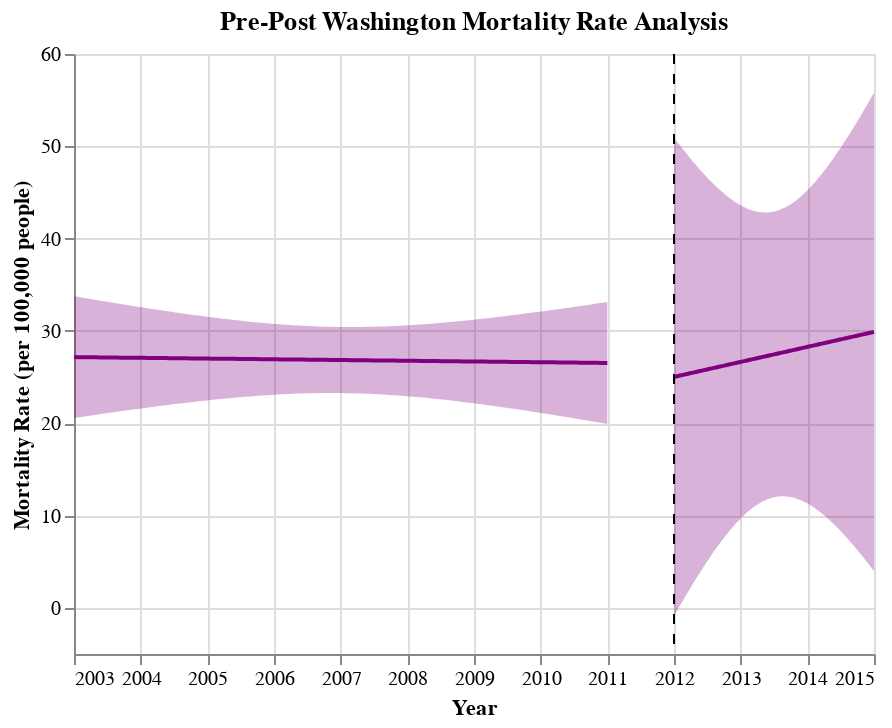

Notebook source saved alongside this figure:
### Code cell
fit, reg_chart_pre_WA = get_reg_fit_WA(
    death_data_WA_subset_grouped_pre, 
    yvar="average_deaths_state", 
    xvar="YEAR", 
    alpha=0.05
)

fit, reg_chart_post_WA = get_reg_fit_WA(
    death_data_WA_subset_grouped_post, 
    yvar="average_deaths_state", 
    xvar="YEAR", 
    alpha=0.05
)

line_2012 = alt.Chart(pd.DataFrame({'x': [2012]})).mark_rule(strokeDash=[5, 5]).encode(x='x')

pre_post_WA = reg_chart_pre_WA + reg_chart_post_WA + line_2012
pre_post_WA.properties(title="Pre-Post Washington Mortality Rate Analysis")

### Figure 1 — Vega-Lite specification as saved in the notebook (floating-point values rounded to 4 significant figures)
{"config": {"view": {"continuousWidth": 400, "continuousHeight": 300}}, "layer": [{"mark": {"type": "errorband", "color": "purple"}, "encoding": {"x": {"field": "YEAR", "type": "quantitative"}, "y": {"field": "ci_low", "title": "", "type": "quantitative"}, "y2": {"field": "ci_high"}}}, {"mark": {"type": "line", "color": "purple"}, "encoding": {"x": {"axis": {"format": "T", "title": "Year"}, "field": "YEAR", "scale": {"zero": false}, "type": "quantitative"}, "y": {"field": "average_deaths_state", "scale": {"zero": false}, "title": "Mortality Rate (per 100,000 people)", "type": "quantitative"}}}, {"layer": [{"mark": {"type": "errorband", "color": "purple"}, "encoding": {"x": {"field": "YEAR", "type": "quantitative"}, "y": {"field": "ci_low", "title": "", "type": "quantitative"}, "y2": {"field": "ci_high"}}}, {"mark": {"type": "line", "color": "purple"}, "encoding": {"x": {"axis": {"format": "T", "title": "Year"}, "field": "YEAR", "scale": {"zero": false}, "type": "quantitative"}, "y": {"field": "average_deaths_state", "scale": {"zero": false}, "title": "Mortality Rate (per 100,000 people)", "type": "quantitative"}}}], "data": {"name": "data-74f53a68ebaa7c6ce46f77f12109f324"}}, {"data": {"name": "data-093671e60d609957934f7032375c92d9"}, "mark": {"type": "rule", "strokeDash": [5, 5]}, "encoding": {"x": {"field": "x", "type": "quantitative"}}}], "data": {"name": "data-f476636f176082b6d27c36fa983affc8"}, "title": "Pre-Post Washington Mortality Rate Analysis", "$schema": "https://vega.github.io/schema/vega-lite/v4.17.0.json", "datasets": {"data-f476636f176082b6d27c36fa983affc8": [{"YEAR": 2003.0, "average_deaths_state": 27.16, "ci_low": 20.56, "ci_high": 33.77}, {"YEAR": 2003.0, "average_deaths_state": 27.16, "ci_low": 20.65, "ci_high": 33.67}, {"YEAR": 2003.0, "average_deaths_state": 27.15, "ci_low": 20.73, "ci_high": 33.57}, {"YEAR": 2003.0, "average_deaths_state": 27.14, "ci_low": 20.82, "ci_high": 33.47}, {"YEAR": 2003.0, "average_deaths_state": 27.14, "ci_low": 20.9, "ci_high": 33.37}, {"YEAR": 2003.0, "average_deaths_state": 27.13, "ci_low": 20.99, "ci_high": 33.28}, {"YEAR": 2003.0, "average_deaths_state": 27.12, "ci_low": 21.07, "ci_high": 33.18}, {"YEAR": 2004.0, "average_deaths_state": 27.12, "ci_low": 21.15, "ci_high": 33.08}, {"YEAR": 2004.0, "average_deaths_state": 27.11, "ci_low": 21.23, "ci_high": 32.99}, {"YEAR": 2004.0, "average_deaths_state": 27.11, "ci_low": 21.32, "ci_high": 32.9}, {"YEAR": 2004.0, "average_deaths_state": 27.1, "ci_low": 21.4, "ci_high": 32.8}, {"YEAR": 2004.0, "average_deaths_state": 27.09, "ci_low": 21.48, "ci_high": 32.71}, {"YEAR": 2004.0, "average_deaths_state": 27.09, "ci_low": 21.55, "ci_high": 32.62}, {"YEAR": 2004.0, "average_deaths_state": 27.08, "ci_low": 21.63, "ci_high": 32.53}, {"YEAR": 2004.0, "average_deaths_state": 27.07, "ci_low": 21.71, "ci_high": 32.44}, {"YEAR": 2004.0, "average_deaths_state": 27.07, "ci_low": 21.79, "ci_high": 32.35}, {"YEAR": 2004.0, "average_deaths_state": 27.06, "ci_low": 21.86, "ci_high": 32.26}, {"YEAR": 2004.0, "average_deaths_state": 27.06, "ci_low": 21.93, "ci_high": 32.18}, {"YEAR": 2004.0, "average_deaths_state": 27.05, "ci_low": 22.01, "ci_high": 32.09}, {"YEAR": 2005.0, "average_deaths_state": 27.04, "ci_low": 22.08, "ci_high": 32.01}, {"YEAR": 2005.0, "average_deaths_state": 27.04, "ci_low": 22.15, "ci_high": 31.93}, {"YEAR": 2005.0, "average_deaths_state": 27.03, "ci_low": 22.22, "ci_high": 31.84}, {"YEAR": 2005.0, "average_deaths_state": 27.02, "ci_low": 22.28, "ci_high": 31.76}, {"YEAR": 2005.0, "average_deaths_state": 27.02, "ci_low": 22.35, "ci_high": 31.69}, {"YEAR": 2005.0, "average_deaths_state": 27.01, "ci_low": 22.41, "ci_high": 31.61}, {"YEAR": 2005.0, "average_deaths_state": 27.0, "ci_low": 22.47, "ci_high": 31.53}, {"YEAR": 2005.0, "average_deaths_state": 27.0, "ci_low": 22.54, "ci_high": 31.46}, {"YEAR": 2005.0, "average_deaths_state": 26.99, "ci_low": 22.59, "ci_high": 31.39}, {"YEAR": 2005.0, "average_deaths_state": 26.99, "ci_low": 22.65, "ci_high": 31.32}, {"YEAR": 2005.0, "average_deaths_state": 26.98, "ci_low": 22.71, "ci_high": 31.25}, {"YEAR": 2005.0, "average_deaths_state": 26.97, "ci_low": 22.76, "ci_high": 31.19}, {"YEAR": 2005.0, "average_deaths_state": 26.97, "ci_low": 22.81, "ci_high": 31.12}, {"YEAR": 2006.0, "average_deaths_state": 26.96, "ci_low": 22.86, "ci_high": 31.06}, {"YEAR": 2006.0, "average_deaths_state": 26.95, "ci_low": 22.91, "ci_high": 31.0}, {"YEAR": 2006.0, "average_deaths_state": 26.95, "ci_low": 22.95, "ci_high": 30.94}, {"YEAR": 2006.0, "average_deaths_state": 26.94, "ci_low": 22.99, "ci_high": 30.89}, {"YEAR": 2006.0, "average_deaths_state": 26.93, "ci_low": 23.03, "ci_high": 30.84}, {"YEAR": 2006.0, "average_deaths_state": 26.93, "ci_low": 23.07, "ci_high": 30.79}, {"YEAR": 2006.0, "average_deaths_state": 26.92, "ci_low": 23.1, "ci_high": 30.74}, {"YEAR": 2006.0, "average_deaths_state": 26.92, "ci_low": 23.13, "ci_high": 30.7}, {"YEAR": 2006.0, "average_deaths_state": 26.91, "ci_low": 23.16, "ci_high": 30.66}, {"YEAR": 2006.0, "average_deaths_state": 26.9, "ci_low": 23.19, "ci_high": 30.62}, {"YEAR": 2006.0, "average_deaths_state": 26.9, "ci_low": 23.21, "ci_high": 30.59}, {"YEAR": 2006.0, "average_deaths_state": 26.89, "ci_low": 23.23, "ci_high": 30.56}, {"YEAR": 2007.0, "average_deaths_state": 26.88, "ci_low": 23.24, "ci_high": 30.53}, {"YEAR": 2007.0, "average_deaths_state": 26.88, "ci_low": 23.25, "ci_high": 30.5}, {"YEAR": 2007.0, "average_deaths_state": 26.87, "ci_low": 23.26, "ci_high": 30.48}, {"YEAR": 2007.0, "average_deaths_state": 26.87, "ci_low": 23.27, "ci_high": 30.46}, {"YEAR": 2007.0, "average_deaths_state": 26.86, "ci_low": 23.27, "ci_high": 30.45}, {"YEAR": 2007.0, "average_deaths_state": 26.85, "ci_low": 23.27, "ci_high": 30.44}, {"YEAR": 2007.0, "average_deaths_state": 26.85, "ci_low": 23.27, "ci_high": 30.43}, {"YEAR": 2007.0, "average_deaths_state": 26.84, "ci_low": 23.26, "ci_high": 30.42}, {"YEAR": 2007.0, "average_deaths_state": 26.83, "ci_low": 23.25, "ci_high": 30.42}, {"YEAR": 2007.0, "average_deaths_state": 26.83, "ci_low": 23.23, "ci_high": 30.42}, {"YEAR": 2007.0, "average_deaths_state": 26.82, "ci_low": 23.21, "ci_high": 30.43}, {"YEAR": 2007.0, "average_deaths_state": 26.81, "ci_low": 23.19, "ci_high": 30.44}, {"YEAR": 2007.0, "average_deaths_state": 26.81, "ci_low": 23.17, "ci_high": 30.45}, {"YEAR": 2008.0, "average_deaths_state": 26.8, "ci_low": 23.14, "ci_high": 30.47}, {"YEAR": 2008.0, "average_deaths_state": 26.8, "ci_low": 23.11, "ci_high": 30.49}, {"YEAR": 2008.0, "average_deaths_state": 26.79, "ci_low": 23.07, "ci_high": 30.51}, {"YEAR": 2008.0, "average_deaths_state": 26.78, "ci_low": 23.03, "ci_high": 30.53}, {"YEAR": 2008.0, "average_deaths_state": 26.78, "ci_low": 22.99, "ci_high": 30.56}, {"YEAR": 2008.0, "average_deaths_state": 26.77, "ci_low": 22.95, "ci_high": 30.59}, {"YEAR": 2008.0, "average_deaths_state": 26.76, "ci_low": 22.9, "ci_high": 30.62}, {"YEAR": 2008.0, "average_deaths_state": 26.76, "ci_low": 22.85, "ci_high": 30.66}, {"YEAR": 2008.0, "average_deaths_state": 26.75, "ci_low": 22.8, "ci_high": 30.7}, {"YEAR": 2008.0, "average_deaths_state": 26.75, "ci_low": 22.75, "ci_high": 30.74}, {"YEAR": 2008.0, "average_deaths_state": 26.74, "ci_low": 22.69, "ci_high": 30.79}, {"YEAR": 2008.0, "average_deaths_state": 26.73, "ci_low": 22.63, "ci_high": 30.83}, {"YEAR": 2009.0, "average_deaths_state": 26.73, "ci_low": 22.57, "ci_high": 30.88}, {"YEAR": 2009.0, "average_deaths_state": 26.72, "ci_low": 22.51, "ci_high": 30.93}, {"YEAR": 2009.0, "average_deaths_state": 26.71, "ci_low": 22.44, "ci_high": 30.99}, {"YEAR": 2009.0, "average_deaths_state": 26.71, "ci_low": 22.37, "ci_high": 31.04}, {"YEAR": 2009.0, "average_deaths_state": 26.7, "ci_low": 22.3, "ci_high": 31.1}, {"YEAR": 2009.0, "average_deaths_state": 26.69, "ci_low": 22.23, "ci_high": 31.16}, {"YEAR": 2009.0, "average_deaths_state": 26.69, "ci_low": 22.16, "ci_high": 31.22}, {"YEAR": 2009.0, "average_deaths_state": 26.68, "ci_low": 22.08, "ci_high": 31.28}, {"YEAR": 2009.0, "average_deaths_state": 26.68, "ci_low": 22.01, "ci_high": 31.34}, {"YEAR": 2009.0, "average_deaths_state": 26.67, "ci_low": 21.93, "ci_high": 31.41}, {"YEAR": 2009.0, "average_deaths_state": 26.66, "ci_low": 21.85, "ci_high": 31.48}, {"YEAR": 2009.0, "average_deaths_state": 26.66, "ci_low": 21.77, "ci_high": 31.55}, {"YEAR": 2009.0, "average_deaths_state": 26.65, "ci_low": 21.68, "ci_high": 31.62}, {"YEAR": 2010.0, "average_deaths_state": 26.64, "ci_low": 21.6, "ci_high": 31.69}, {"YEAR": 2010.0, "average_deaths_state": 26.64, "ci_low": 21.52, "ci_high": 31.76}, {"YEAR": 2010.0, "average_deaths_state": 26.63, "ci_low": 21.43, "ci_high": 31.83}, {"YEAR": 2010.0, "average_deaths_state": 26.62, "ci_low": 21.34, "ci_high": 31.91}, {"YEAR": 2010.0, "average_deaths_state": 26.62, "ci_low": 21.25, "ci_high": 31.98}, {"YEAR": 2010.0, "average_deaths_state": 26.61, "ci_low": 21.16, "ci_high": 32.06}, {"YEAR": 2010.0, "average_deaths_state": 26.61, "ci_low": 21.07, "ci_high": 32.14}, {"YEAR": 2010.0, "average_deaths_state": 26.6, "ci_low": 20.98, "ci_high": 32.22}, {"YEAR": 2010.0, "average_deaths_state": 26.59, "ci_low": 20.89, "ci_high": 32.3}, {"YEAR": 2010.0, "average_deaths_state": 26.59, "ci_low": 20.8, "ci_high": 32.38}, {"YEAR": 2010.0, "average_deaths_state": 26.58, "ci_low": 20.7, "ci_high": 32.46}, {"YEAR": 2010.0, "average_deaths_state": 26.57, "ci_low": 20.61, "ci_high": 32.54}, {"YEAR": 2011.0, "average_deaths_state": 26.57, "ci_low": 20.51, "ci_high": 32.62}, {"YEAR": 2011.0, "average_deaths_state": 26.56, "ci_low": 20.42, "ci_high": 32.71}, {"YEAR": 2011.0, "average_deaths_state": 26.56, "ci_low": 20.32, "ci_high": 32.79}, {"YEAR": 2011.0, "average_deaths_state": 26.55, "ci_low": 20.22, "ci_high": 32.88}, {"YEAR": 2011.0, "average_deaths_state": 26.54, "ci_low": 20.12, "ci_high": 32.96}, {"YEAR": 2011.0, "average_deaths_state": 26.54, "ci_low": 20.03, "ci_high": 33.05}, {"YEAR": 2011.0, "average_deaths_state": 26.53, "ci_low": 19.93, "ci_high": 33.13}], "data-74f53a68ebaa7c6ce46f77f12109f324": [{"YEAR": 2012.0, "average_deaths_state": 25.02, "ci_low": -0.8888, "ci_high": 50.92}, {"YEAR": 2012.0, "average_deaths_state": 25.07, "ci_low": -0.5082, "ci_high": 50.64}, {"YEAR": 2012.0, "average_deaths_state": 25.11, "ci_low": -0.13, "ci_high": 50.36}, {"YEAR": 2012.0, "average_deaths_state": 25.16, "ci_low": 0.2456, "ci_high": 50.08}, {"YEAR": 2012.0, "average_deaths_state": 25.21, "ci_low": 0.6186, "ci_high": 49.81}, {"YEAR": 2012.0, "average_deaths_state": 25.26, "ci_low": 0.9888, "ci_high": 49.53}, {"YEAR": 2012.0, "average_deaths_state": 25.31, "ci_low": 1.356, "ci_high": 49.26}, {"YEAR": 2012.0, "average_deaths_state": 25.36, "ci_low": 1.72, "ci_high": 49.0}, {"YEAR": 2012.0, "average_deaths_state": 25.41, "ci_low": 2.081, "ci_high": 48.73}, {"YEAR": 2012.0, "average_deaths_state": 25.46, "ci_low": 2.439, "ci_high": 48.47}, {"YEAR": 2012.0, "average_deaths_state": 25.51, "ci_low": 2.794, "ci_high": 48.22}, {"YEAR": 2012.0, "average_deaths_state": 25.55, "ci_low": 3.145, "ci_high": 47.96}, {"YEAR": 2012.0, "average_deaths_state": 25.6, "ci_low": 3.492, "ci_high": 47.71}, {"YEAR": 2012.0, "average_deaths_state": 25.65, "ci_low": 3.835, "ci_high": 47.47}, {"YEAR": 2012.0, "average_deaths_state": 25.7, "ci_low": 4.175, "ci_high": 47.23}, {"YEAR": 2012.0, "average_deaths_state": 25.75, "ci_low": 4.51, "ci_high": 46.99}, {"YEAR": 2012.0, "average_deaths_state": 25.8, "ci_low": 4.841, "ci_high": 46.75}, {"YEAR": 2013.0, "average_deaths_state": 25.85, "ci_low": 5.168, "ci_high": 46.53}, {"YEAR": 2013.0, "average_deaths_state": 25.9, "ci_low": 5.49, "ci_high": 46.3}, {"YEAR": 2013.0, "average_deaths_state": 25.94, "ci_low": 5.807, "ci_high": 46.08}, {"YEAR": 2013.0, "average_deaths_state": 25.99, "ci_low": 6.118, "ci_high": 45.87}, {"YEAR": 2013.0, "average_deaths_state": 26.04, "ci_low": 6.425, "ci_high": 45.66}, {"YEAR": 2013.0, "average_deaths_state": 26.09, "ci_low": 6.726, "ci_high": 45.46}, {"YEAR": 2013.0, "average_deaths_state": 26.14, "ci_low": 7.022, "ci_high": 45.26}, {"YEAR": 2013.0, "average_deaths_state": 26.19, "ci_low": 7.311, "ci_high": 45.07}, {"YEAR": 2013.0, "average_deaths_state": 26.24, "ci_low": 7.594, "ci_high": 44.88}, {"YEAR": 2013.0, "average_deaths_state": 26.29, "ci_low": 7.871, "ci_high": 44.7}, {"YEAR": 2013.0, "average_deaths_state": 26.33, "ci_low": 8.142, "ci_high": 44.53}, {"YEAR": 2013.0, "average_deaths_state": 26.38, "ci_low": 8.405, "ci_high": 44.36}, {"YEAR": 2013.0, "average_deaths_state": 26.43, "ci_low": 8.662, "ci_high": 44.2}, {"YEAR": 2013.0, "average_deaths_state": 26.48, "ci_low": 8.911, "ci_high": 44.05}, {"YEAR": 2013.0, "average_deaths_state": 26.53, "ci_low": 9.152, "ci_high": 43.91}, {"YEAR": 2013.0, "average_deaths_state": 26.58, "ci_low": 9.386, "ci_high": 43.77}, {"YEAR": 2013.0, "average_deaths_state": 26.63, "ci_low": 9.611, "ci_high": 43.64}, {"YEAR": 2013.0, "average_deaths_state": 26.68, "ci_low": 9.828, "ci_high": 43.52}, {"YEAR": 2013.0, "average_deaths_state": 26.73, "ci_low": 10.04, "ci_high": 43.41}, {"YEAR": 2013.0, "average_deaths_state": 26.77, "ci_low": 10.24, "ci_high": 43.31}, {"YEAR": 2013.0, "average_deaths_state": 26.82, "ci_low": 10.43, "ci_high": 43.22}, {"YEAR": 2013.0, "average_deaths_state": 26.87, "ci_low": 10.61, "ci_high": 43.14}, {"YEAR": 2013.0, "average_deaths_state": 26.92, "ci_low": 10.78, "ci_high": 43.06}, {"YEAR": 2013.0, "average_deaths_state": 26.97, "ci_low": 10.94, "ci_high": 43.0}, {"YEAR": 2013.0, "average_deaths_state": 27.02, "ci_low": 11.09, "ci_high": 42.94}, {"YEAR": 2013.0, "average_deaths_state": 27.07, "ci_low": 11.23, "ci_high": 42.9}, {"YEAR": 2013.0, "average_deaths_state": 27.12, "ci_low": 11.36, "ci_high": 42.87}, {"YEAR": 2013.0, "average_deaths_state": 27.16, "ci_low": 11.48, "ci_high": 42.85}, {"YEAR": 2013.0, "average_deaths_state": 27.21, "ci_low": 11.59, "ci_high": 42.83}, {"YEAR": 2013.0, "average_deaths_state": 27.26, "ci_low": 11.69, "ci_high": 42.83}, {"YEAR": 2013.0, "average_deaths_state": 27.31, "ci_low": 11.78, "ci_high": 42.84}, {"YEAR": 2013.0, "average_deaths_state": 27.36, "ci_low": 11.86, "ci_high": 42.86}, {"YEAR": 2013.0, "average_deaths_state": 27.41, "ci_low": 11.92, "ci_high": 42.9}, {"YEAR": 2013.0, "average_deaths_state": 27.46, "ci_low": 11.98, "ci_high": 42.94}, {"YEAR": 2014.0, "average_deaths_state": 27.51, "ci_low": 12.02, "ci_high": 42.99}, {"YEAR": 2014.0, "average_deaths_state": 27.55, "ci_low": 12.05, "ci_high": 43.06}, {"YEAR": 2014.0, "average_deaths_state": 27.6, "ci_low": 12.07, "ci_high": 43.14}, {"YEAR": 2014.0, "average_deaths_state": 27.65, "ci_low": 12.08, "ci_high": 43.22}, {"YEAR": 2014.0, "average_deaths_state": 27.7, "ci_low": 12.08, "ci_high": 43.32}, {"YEAR": 2014.0, "average_deaths_state": 27.75, "ci_low": 12.07, "ci_high": 43.43}, {"YEAR": 2014.0, "average_deaths_state": 27.8, "ci_low": 12.05, "ci_high": 43.55}, {"YEAR": 2014.0, "average_deaths_state": 27.85, "ci_low": 12.01, "ci_high": 43.68}, {"YEAR": 2014.0, "average_deaths_state": 27.9, "ci_low": 11.97, "ci_high": 43.82}, {"YEAR": 2014.0, "average_deaths_state": 27.94, "ci_low": 11.92, "ci_high": 43.97}, {"YEAR": 2014.0, "average_deaths_state": 27.99, "ci_low": 11.85, "ci_high": 44.14}, {"YEAR": 2014.0, "average_deaths_state": 28.04, "ci_low": 11.78, "ci_high": 44.31}, {"YEAR": 2014.0, "average_deaths_state": 28.09, "ci_low": 11.69, "ci_high": 44.49}, {"YEAR": 2014.0, "average_deaths_state": 28.14, "ci_low": 11.6, "ci_high": 44.68}, {"YEAR": 2014.0, "average_deaths_state": 28.19, "ci_low": 11.5, "ci_high": 44.88}, {"YEAR": 2014.0, "average_deaths_state": 28.24, "ci_low": 11.39, "ci_high": 45.09}, {"YEAR": 2014.0, "average_deaths_state": 28.29, "ci_low": 11.27, "ci_high": 45.3}, {"YEAR": 2014.0, "average_deaths_state": 28.34, "ci_low": 11.14, "ci_high": 45.53}, {"YEAR": 2014.0, "average_deaths_state": 28.38, "ci_low": 11.01, "ci_high": 45.76}, {"YEAR": 2014.0, "average_deaths_state": 28.43, "ci_low": 10.86, "ci_high": 46.0}, {"YEAR": 2014.0, "average_deaths_state": 28.48, "ci_low": 10.71, "ci_high": 46.25}, {"YEAR": 2014.0, "average_deaths_state": 28.53, "ci_low": 10.55, "ci_high": 46.51}, {"YEAR": 2014.0, "average_deaths_state": 28.58, "ci_low": 10.39, "ci_high": 46.77}, {"YEAR": 2014.0, "average_deaths_state": 28.63, "ci_low": 10.21, "ci_high": 47.04}, {"YEAR": 2014.0, "average_deaths_state": 28.68, "ci_low": 10.03, "ci_high": 47.32}, {"YEAR": 2014.0, "average_deaths_state": 28.73, "ci_low": 9.848, "ci_high": 47.6}, {"YEAR": 2014.0, "average_deaths_state": 28.77, "ci_low": 9.656, "ci_high": 47.89}, {"YEAR": 2014.0, "average_deaths_state": 28.82, "ci_low": 9.459, "ci_high": 48.19}, {"YEAR": 2014.0, "average_deaths_state": 28.87, "ci_low": 9.255, "ci_high": 48.49}, {"YEAR": 2014.0, "average_deaths_state": 28.92, "ci_low": 9.046, "ci_high": 48.8}, {"YEAR": 2014.0, "average_deaths_state": 28.97, "ci_low": 8.832, "ci_high": 49.11}, {"YEAR": 2014.0, "average_deaths_state": 29.02, "ci_low": 8.612, "ci_high": 49.42}, {"YEAR": 2014.0, "average_deaths_state": 29.07, "ci_low": 8.388, "ci_high": 49.75}, {"YEAR": 2015.0, "average_deaths_state": 29.12, "ci_low": 8.159, "ci_high": 50.07}, {"YEAR": 2015.0, "average_deaths_state": 29.16, "ci_low": 7.926, "ci_high": 50.4}, {"YEAR": 2015.0, "average_deaths_state": 29.21, "ci_low": 7.688, "ci_high": 50.74}, {"YEAR": 2015.0, "average_deaths_state": 29.26, "ci_low": 7.446, "ci_high": 51.08}, {"YEAR": 2015.0, "average_deaths_state": 29.31, "ci_low": 7.2, "ci_high": 51.42}, {"YEAR": 2015.0, "average_deaths_state": 29.36, "ci_low": 6.951, "ci_high": 51.77}, {"YEAR": 2015.0, "average_deaths_state": 29.41, "ci_low": 6.697, "ci_high": 52.12}, {"YEAR": 2015.0, "average_deaths_state": 29.46, "ci_low": 6.44, "ci_high": 52.47}, {"YEAR": 2015.0, "average_deaths_state": 29.51, "ci_low": 6.18, "ci_high": 52.83}, {"YEAR": 2015.0, "average_deaths_state": 29.56, "ci_low": 5.916, "ci_high": 53.19}, {"YEAR": 2015.0, "average_deaths_state": 29.6, "ci_low": 5.65, "ci_high": 53.56}, {"YEAR": 2015.0, "average_deaths_state": 29.65, "ci_low": 5.38, "ci_high": 53.93}, {"YEAR": 2015.0, "average_deaths_state": 29.7, "ci_low": 5.108, "ci_high": 54.3}, {"YEAR": 2015.0, "average_deaths_state": 29.75, "ci_low": 4.832, "ci_high": 54.67}, {"YEAR": 2015.0, "average_deaths_state": 29.8, "ci_low": 4.554, "ci_high": 55.04}, {"YEAR": 2015.0, "average_deaths_state": 29.85, "ci_low": 4.274, "ci_high": 55.42}, {"YEAR": 2015.0, "average_deaths_state": 29.9, "ci_low": 3.99, "ci_high": 55.8}], "data-093671e60d609957934f7032375c92d9": [{"x": 2012}]}}
